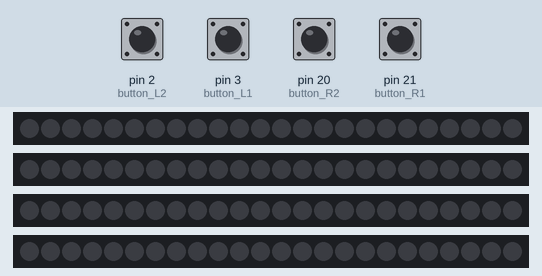
Recording of a sketch running on a simulated Arduino Mega 2560, built with avr-gcc and run on an emulated ATmega2560. Shown: 4 × 24 RGB LEDs in strip order, left to right. Inputs (shaded band) come from the test bench; at power-on: pin 2 (button_L2), pin 3 (button_L1), pin 20 (button_R2), pin 21 (button_R1) HIGH. Dim RGB values are drawn brighter than linear; what the sketch prints to the serial monitor is not drawn.

Above: at 1.8 s.
1.9 s: pin 2 (button_L2) pulled LOW for 0.95 s
At 3.8 s:
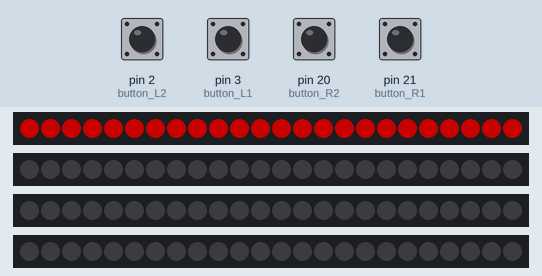
4.3 s: pin 3 (button_L1) pulled LOW for 0.95 s
At 5.6 s:
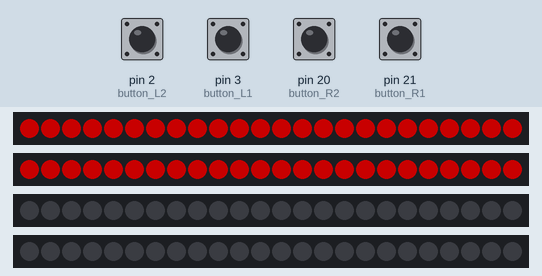
6.7 s: pin 20 (button_R2) pulled LOW for 0.95 s
At 8.6 s:
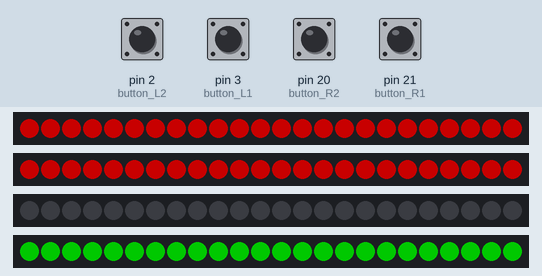
9.1 s: pin 21 (button_R1) pulled LOW for 0.95 s
At 10.5 s:
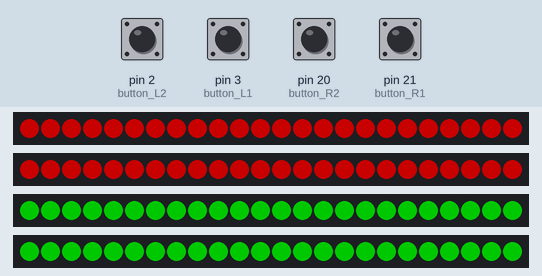
11.5 s: pin 2 (button_L2) pulled LOW for 0.95 s
At 12.2 s:
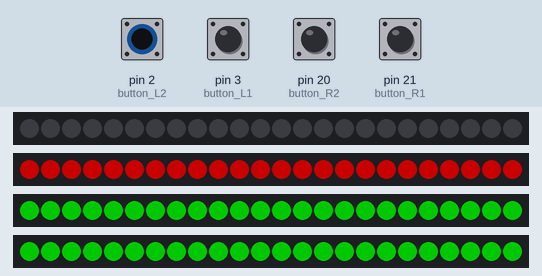
13.9 s: pin 20 (button_R2) pulled LOW for 0.95 s
At 14.6 s:
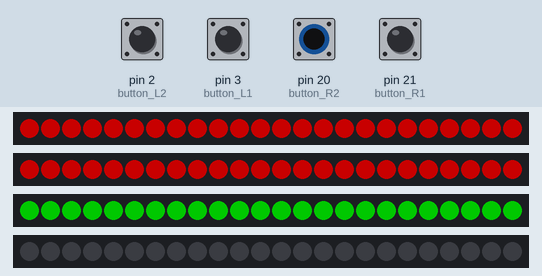
Timing chart, 0 to 16.9 s (numbered marks = the images above; inputs shaded):
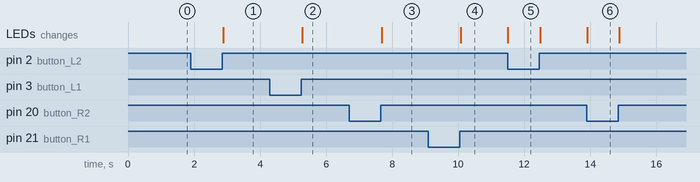

Measured:
- after the input at 1.9 s, the LEDs: change after 0.98 s (image 1)
- after the input at 4.3 s, the LEDs: change after 0.98 s (image 2)
- after the input at 6.7 s, the LEDs: change after 0.98 s (image 3)
- after the input at 9.1 s, the LEDs: change after 0.98 s (image 4)
- after the input at 11.5 s, the LEDs: change at once (image 5)
- after the input at 13.9 s, the LEDs: change at once (image 6)

The sketch:

game1_final.ino
```cpp
#include <Adafruit_NeoPixel.h> //네오픽셀을 사용하기 위한 라이브러리
#include<SoftwareSerial.h> //블루투스 연동을 위한 소프트웨어 시리얼 구현
SoftwareSerial BTSerial(6,5);// 시리얼 정의 시 아두이노에 연결된 핀 번호와 크로스 되게
//tx->6 rx->5
//인터럽트 핀 위치 /////////////////////////////////////////
//int.0 2|int.1 3|int.2 21|int.3 20|int.4 19| int.5 18|
//////////////////////////////////////////////////////

#define PIN_1 22            //data out이 연결된 핀 번호
#define NUM_LEDS_1 24      // 네오픽셀 LED 갯수(네오픽셀 링 LED 개수 : 24개)

#define PIN_2 23
#define NUM_LEDS_2 24

#define PIN_3 24
#define NUM_LEDS_3 24

#define PIN_4 28
#define NUM_LEDS_4 24

//Adafruit_NeoPixel pixels = Adafruit_NeoPixel(네오픽셀 LED 개수, 아두이노 디지털 핀, NEO_GRB + NEO_KHZ800);
Adafruit_NeoPixel strip1 = Adafruit_NeoPixel(NUM_LEDS_1, PIN_1, NEO_GRBW + NEO_KHZ800);
//led1_r에 해당하는 네오픽셀
Adafruit_NeoPixel strip2 = Adafruit_NeoPixel(NUM_LEDS_2, PIN_2, NEO_GRBW + NEO_KHZ800);
//led1_l에 해당하는 네오픽셀

Adafruit_NeoPixel strip3 = Adafruit_NeoPixel(NUM_LEDS_3, PIN_3, NEO_GRBW + NEO_KHZ800);
//led2_r에 해당하는 네오픽셀
Adafruit_NeoPixel strip4 = Adafruit_NeoPixel(NUM_LEDS_4, PIN_4, NEO_GRBW + NEO_KHZ800);
//led2_l에 해당하는 네오픽셀

int time = 1000;
unsigned long pressTime;

int button_L1 = 3; //ATK 23 2 WHITE2
int button_L2 = 2; //L2  22 1 WHITE1

int button_R1=21; //L1 24  3 WHITE3
int button_R2 = 20;//CNT 28 7 WHITE4

int Flag_L2=0;
int count_L2=0;
int excount_L2=1;

int Flag_L1=0;
int count_L1=0;
int excount_L1=1;

int Flag_R1=0;
int count_R1=0;
int excount_R1=1;

int Flag_R2=0;
int count_R2=0;
int excount_R2=1;

void setup() {
   // put your setup code here, to run once:
  //블루투스의 시리얼 통신을 위한 정의 함
  Serial.begin(9600);//블루투스의 시리얼 통신의 속도는 9600
  //시리얼 모니터
  BTSerial.begin(9600);//블루투스 통신 시작
  //블루투스 시리얼

  //리미트 스위치 & led
  pinMode(button_L2, INPUT);
  digitalWrite(button_L2,INPUT_PULLUP);

  pinMode(button_L1, INPUT);
  digitalWrite(button_L1,INPUT_PULLUP);

  pinMode(button_R1, INPUT);
  digitalWrite(button_R1,INPUT_PULLUP);

  pinMode(button_R2,INPUT);
  digitalWrite(button_R2,INPUT_PULLUP);

//버튼 눌림 여부를 판변하기 위해 버튼 코드는 인터럽트로 구현
  attachInterrupt(digitalPinToInterrupt(button_L2),BUTTON_L2,CHANGE);
  attachInterrupt(digitalPinToInterrupt(button_L1),BUTTON_L1,CHANGE);
  attachInterrupt(digitalPinToInterrupt(button_R1),BUTTON_R1,CHANGE);
  attachInterrupt(digitalPinToInterrupt(button_R2),BUTTON_R2,CHANGE);

  strip1.setBrightness(100);//네오픽셀 밝기 조절(0~255)
  strip1.begin(); //네오픽셀을 사용하기 위한 함수
  //begin 함수의 경우 내부에 단순히 아두이노 디지털 핀을 out으로 선언하고 low가 출력되도록 하는 역할
  strip1.show(); // Initialize all pixels to 'off'

  strip2.setBrightness(100);//네오픽셀 밝기 조절(0~255)
  strip2.begin();//네오픽셀을 사용하기 위한 함수
  strip2.show(); // Initialize all pixels to 'off'

  strip3.setBrightness(100);//네오픽셀 밝기 조절(0~255)
  strip3.begin();//네오픽셀을 사용하기 위한 함수
  strip3.show(); // Initialize all pixels to 'off'

  strip4.setBrightness(100);//네오픽셀 밝기 조절(0~255)
  strip4.begin();//네오픽셀을 사용하기 위한 함수
  strip4.show(); // Initialize all pixels to 'off'

  Serial.println("setup");


}

void loop() {
  //제자리 달리기에 사용되는 버튼이 모두 눌리면 게임이 시작되게 구현 (3초 동안)
  while(digitalRead(button_L1)==true&&digitalRead(button_L1)==true&&digitalRead(button_R1)==true&&digitalRead(button_R2)==true)
  {
    delay(time);//time을 1초로 정의하여 1초 delay
    pressTime++;
    Serial.print(pressTime); Serial.println("초 경과");

    if(pressTime==3){break;} //3초가 경과하면 while문 break;
  }
  if(pressTime==3){
    Serial.print("pressTime : "); Serial.println(pressTime);
    delay(time);
    Serial.println("시작");
    BTSerial.write('O');//버튼을 누르고 3초가 지나면 안드로이드에 'O'을 보냄
    delay(1000);
  }
 pressTime = 0; //게임이 새로 시작할때마다 새로운 초를 count해야하기 때문에 pressTime 초기화

}

void BUTTON_L2()
{
  delayMicroseconds(1000);
  if(digitalRead(button_L2)==HIGH) //버튼이 눌렸을 때
  {
    if(Flag_L2 ==0){ //플래그가 0이면 실행
      Flag_L2 =1; //플래그 1로 변경
      count_L2++;
      RED1();//빨간색 네오픽셀 on
    strip1.clear(); //네오픽셀 색상 초기화하는 함수

    }
    else//반응 x
    {

    }
  }
  else //스위치가 눌러져 있지 않으면 실행됨
  {
    Flag_L2=0; //플래그 0으로 변경
    COUNT_L2();
    OFFLED1();//네오픽셀 off
  }
}


void BUTTON_L1()
{
  delayMicroseconds(1000);
  if(digitalRead(button_L1)==HIGH) //버튼이 눌렸을 때
  {
    if(Flag_L1 ==0){//플래그가 0이면 실행
      Flag_L1 =1;//플래그 1로 변경
      count_L1++;
      RED2(); //빨간색 네오픽셀 on
      strip2.clear();//네오픽셀 색상 초기화하는 함수

    }
    else//반응 x
    {

    }
  }
  else//스위치가 눌러져 있지 않으면 실행됨
  {
    Flag_L1=0;//플래그 0으로 변경
    COUNT_L1();
      OFFLED2();//네오픽셀 off
  }
}


void BUTTON_R1()
{
  delayMicroseconds(1000);
  if(digitalRead(button_R1)==HIGH) //버튼이 눌렸을 때
  {
    if(Flag_R1 ==0){//플래그가 0이면 실행
      Flag_R1 =1;//플래그 1로 변경
      count_R1++;
    GREEN3(); //초록색 네오픽셀 on
    strip3.clear();//네오픽셀 색상 초기화하는 함수

    }
    else//반응 x
    {

    }
  }
  else//스위치가 눌러져 있지 않으면 실행됨
  {
    Flag_R1=0;//플래그 0으로 변경
    COUNT_R1();
    OFFLED3();//네오픽셀 off
  }
}

void BUTTON_R2()
{
  delayMicroseconds(1000);
  if(digitalRead(button_R2)==HIGH) //버튼이 눌렸을 때
  {
    if(Flag_R2 ==0){ //플래그가 0이면 실행
      Flag_R2 =1;    //플래그 1로 변경
      count_R2++;
    GREEN4();        //초록색 네오픽셀 on
    strip4.clear();  //네오픽셀 색상 초기화하는 함수

    }
    else//반응 x
    {

    }
  }
  else //스위치가 눌러져 있지 않으면 실행됨
  {
    Flag_R2=0; //플래그 0으로 변경
    COUNT_R2();
    OFFLED4(); //네오픽셀 off


  }
}


void COUNT_L2() //버튼이 눌렸을 경우 블루트수를 통해 안드로이드에 '1' 전송
{
  if(count_L2==excount_L2){//이번에 누른 카운트가 지금까지 누적된 카운트와 같아지면, 그 횟수를 출력
      Serial.println('1');
      BTSerial.write('1');
      excount_L2++;
    }
    else{
    }
}
void COUNT_L1()//버튼이 눌렸을 경우 블루트수를 통해 안드로이드에 '1' 전송
{
  if(count_L1==excount_L1){//이번에 누른 카운트가 지금까지 누적된 카운트와 같아지면, 그 횟수를 출력
      Serial.println('1');
      BTSerial.write('1');
      excount_L1++;
    }
    else{
    }
}
void COUNT_R1()//버튼이 눌렸을 경우 블루트수를 통해 안드로이드에 '2' 전송
{
  if(count_R1==excount_R1){
      Serial.println('2');
      BTSerial.write('2');
      excount_R1++;
    }
    else{
    }

}
void COUNT_R2()//버튼이 눌렸을 경우 블루트수를 통해 안드로이드에 '1' 전송
{
  if(count_R2==excount_R2){//이번에 누른 카운트가 지금까지 누적된 카운트와 같아지면, 그 횟수를 출력
      Serial.println('2');
      BTSerial.write('2');
      excount_R2++;
    }
    else{
    }

}
/////////////////////////////////////
//NeoPixel에 달린 LED를 각각 주어진 인자값 색으로 채워나가는 함수
void colorWipe_1(uint32_t c, uint8_t wait) {
  for(uint16_t i=0; i<NUM_LEDS_1; i++) {
    strip1.setPixelColor(i, c);   //LED 순서, LED 색상
    strip1.show();
    delay(wait);
  }
}

void colorWipe_2(uint32_t c, uint8_t wait) {
  for(uint16_t i=0; i<NUM_LEDS_2; i++) {
    strip2.setPixelColor(i, c);   //LED 순서, LED 색상
    strip2.show();
    delay(wait);
  }
}


void colorWipe_3(uint32_t c, uint8_t wait) {
  for(uint16_t i=0; i<NUM_LEDS_3; i++) {
    strip3.setPixelColor(i, c);   //LED 순서, LED 색상
    strip3.show();
    delay(wait);
  }
}

void colorWipe_4(uint32_t c, uint8_t wait) {
  for(uint16_t i=0; i<NUM_LEDS_4; i++) {
    strip4.setPixelColor(i, c);   //LED 순서, LED 색상
    strip4.show();
    delay(wait);
  }
}
//동시에 불이 켜지게 하기 위해 wait 값 : 0으로 설정
//led마다 하나씩 순서대로 들어오게 하기 위해서는 wait값만 수정하면 됨.
//////////////////////////////////////////////////////////////
void RED1()
{
  colorWipe_1(strip1.Color(255, 0, 0,0), 0); // RED
}

void RED2()
{
  colorWipe_2(strip2.Color(255, 0, 0,0), 0); // RED
}
void GREEN3()
{
  colorWipe_3(strip3.Color(0, 255, 0,0), 0); // GREEN
}
void GREEN4()
{
  colorWipe_4(strip4.Color(0, 255, 0,0), 0); // GREEN
}
void OFFLED1()
{
  colorWipe_1(strip1.Color(0, 0, 0), 0);    // Black/off
}
void OFFLED2()
{
  colorWipe_2(strip2.Color(0, 0, 0), 0);// Black/off
}
void OFFLED3()
{
  colorWipe_3(strip3.Color(0, 0, 0), 0);    // Black/off
}
void OFFLED4()
{
  colorWipe_4(strip4.Color(0, 0, 0), 0);// Black/off
}
```
